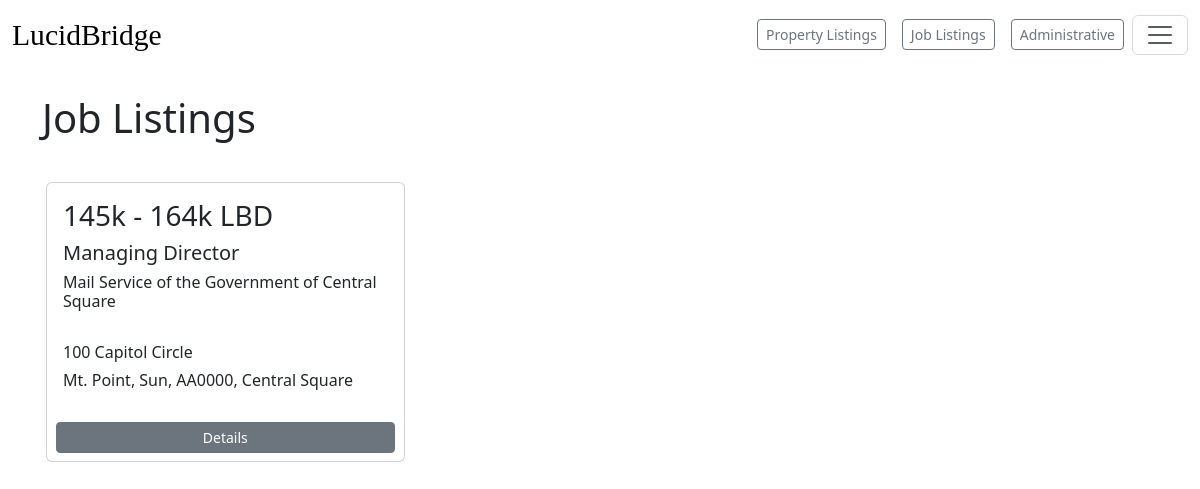
/jobs/job-offers, run on the app's committed database.
### jobs/models.py (models this page shows)
class Job(models.Model):
    created_at = models.DateTimeField(auto_now_add=True, blank=True)
    Listing_Name = models.CharField(max_length=250)
    Employer = models.CharField(max_length=250)
    Government_Agency = models.BooleanField(blank=True)
    Salary = models.CharField(max_length=50, blank=True)
    Bachelors = models.CharField(max_length=500, blank=True)
    Associate = models.CharField(max_length=500, blank=True)
    Masters = models.CharField(max_length=500, blank=True)
    Doctoral = models.CharField(max_length=500, blank=True)
    Bachelors_Pay = models.CharField(max_length=500, blank=True)
    Associate_Pay = models.CharField(max_length=500, blank=True)
    Masters_Pay = models.CharField(max_length=500, blank=True)
    Doctoral_Pay = models.CharField(max_length=500, blank=True)
    Experience = models.CharField(max_length=500, blank=True, help_text='Number of years in experience.')
    Title = models.CharField(max_length=500, blank=True)
    Location_Local = models.CharField(max_length=500, blank=True, help_text='Street')
    Location_Broad = models.CharField(max_length=500, blank=True,help_text=' City, State, Zip, Territory')
    def get_absolute_url(self):
        path = reverse('jobdetail', args=[self.pk])
        return path

### jobs/views.py (the view)
# urls.py: path('job-offers', views.joblistings, name='job-offers')
def joblistings(request):
    jobs = Job.objects.all()
    return render(request, 'joblist.html', {'jobs': jobs})

### jobs/templates/joblist.html
{% extends "base.html" %}
{% block content %}
<br>
  <h1>Job Listings</h1>
  <br>
    <div class="row row-cols-1 row-cols-sm-1 row-cols-md-3 g-2">
        {% for job in jobs %}
        <div class="col-sm-4 p-2">
          <div class="card" style="max-width: 26em; height: 10em mb-5">
            <div class="card-body">
              <h3>{{job.Salary}} LBD</h3>
              <h5>{{ job.Title }}</h5>
              <h6 class="card-title">{{ job.Employer }} <br></h6>
    <br>
              <h6>{{job.Location_Local}}</h6>
              <h6>{{job.Location_Broad}}</h6>
          </div>
              <div style="text-align:center;">
                <a href="{{ job.get_absolute_url }}" class="btn btn-sm btn-secondary mt-2 mb-2 d-block mx-auto" style="width: 95%;">Details</a>
              </div>
            </div>
          </div>
          {% endfor %}
    </div>
{% endblock %}

### data on the page
Job: Salary "145k - 164k", Title "Managing Director", Employer "Mail Service of the Government of Central Square", Location_Local "100 Capitol Circle", Location_Broad "Mt. Point, Sun, AA0000, Central Square"
